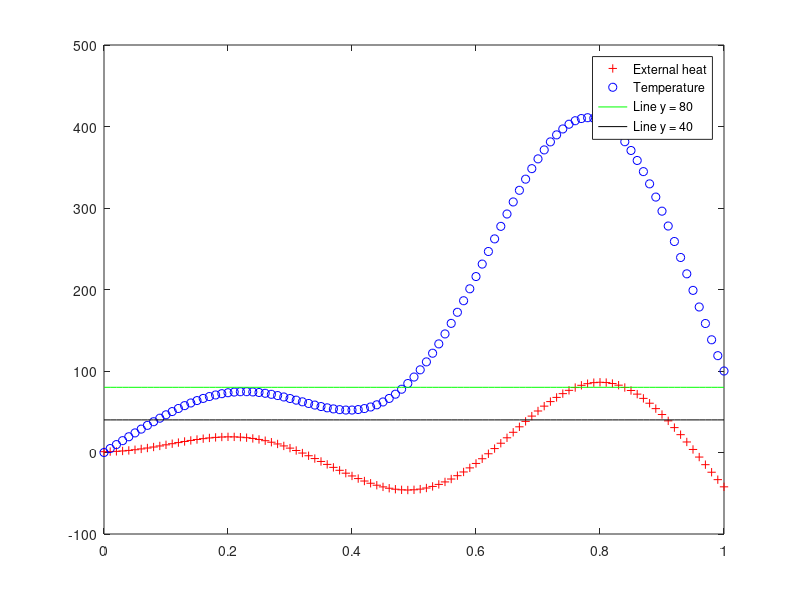

Recreate this plot in MATLAB.
% get discrete points to plot functions
x = 0:0.01:1; 
qext = @(x) 12*x.^2 + cos(5*x) + 100*x.*sin(10*x); 
Q2 = @(x) x.^4 - x.*sin(10*x) -2*cos(5*x).*cos(5*x)/5 - cos(5*x)/25 + 11/25 ;
% exact solution
T = @(x) 100*x + 200*x.*Q2(1) - 200*Q2(x);
% use 'DisplayName' to assign label to curve
plot(x, qext(x), 'r+', 'DisplayName', 'External heat') 
hold on
plot(x, T(x), 'bo', 'DisplayName', 'Temperature')
hold on
y1 = 0*x + 80; % line y = 80 
y2 = 0*x + 40; % line y = 40
plot(x, y1, 'g', 'DisplayName', 'Line y = 80')
hold on
plot(x, y2, 'k', 'DisplayName', 'Line y = 40')
legend() % this line tells matlab to add labels to the curve